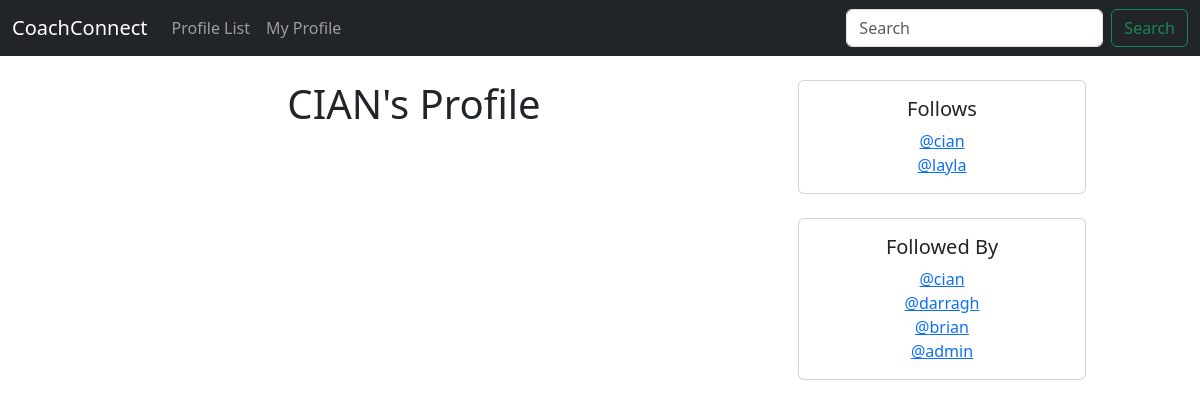
Page /profile/5 (signed in) on the committed database.
### coachconnect/models.py (models this page shows)
class Profile(models.Model):
    user = models.OneToOneField(User, on_delete=models.CASCADE)
    follows = models.ManyToManyField(
        "self",
        related_name="followed_by",
        symmetrical=False,
        blank=True
    )
    date_modified = models.DateTimeField(User, auto_now = True)
    def __str__(self):
        return self.user.username

### coachconnect/views.py (the view)
# urls.py: path('profile/<int:pk>', views.profile, name='profile'),
def profile(request, pk):
    if request.user.is_authenticated:
        profile = Profile.objects.get(user_id=pk)
        return render(request, "profile.html", {"profile":profile})
    else:
        messages.success(request, ("You must be logged in to use that page"))
        return redirect('dashboard')

### coachconnect/templates/profile.html
{% extends 'base.html' %}
{% block content %}
<br/>
    {% if profile %}
    <div class="container text-center">
        <div class="row">
            <div class="col-8">
                <h1> {{ profile.user.username|upper }}'s Profile</h1>
            </div>
            <div class="col-4">
                <div class="card" style="width: 18rem;">
                    <div class="card-body">
                      <h5 class="card-title">Follows</h5>
                        <p class="card-text">
                            {% for following in profile.follows.all %}
                                <a href="{% url 'profile' following.user.id %}">@{{ following }}</a><br/>
                            {% endfor %}
                        </p>
                    </div>
                  </div>
                <br/>
                <div class="card" style="width: 18rem;">
                    <div class="card-body">
                      <h5 class="card-title">Followed By</h5>
                        <p class="card-text">
                            {% for following in profile.followed_by.all %}
                                <a href="{% url 'profile' following.user.id %}">@{{ following }}</a><br/>
                            {% endfor %}
                        </p>
                    </div>
                  </div>
        {% endif %}
        </div>
    </div>
</div>
{% endblock %}

### rows in the picture
Profile: user.username "CIAN", user.username "cian"
Profile: user.username "layla"
Profile: user.username "darragh"
Profile: user.username "brian"
Profile: user.username "admin"
